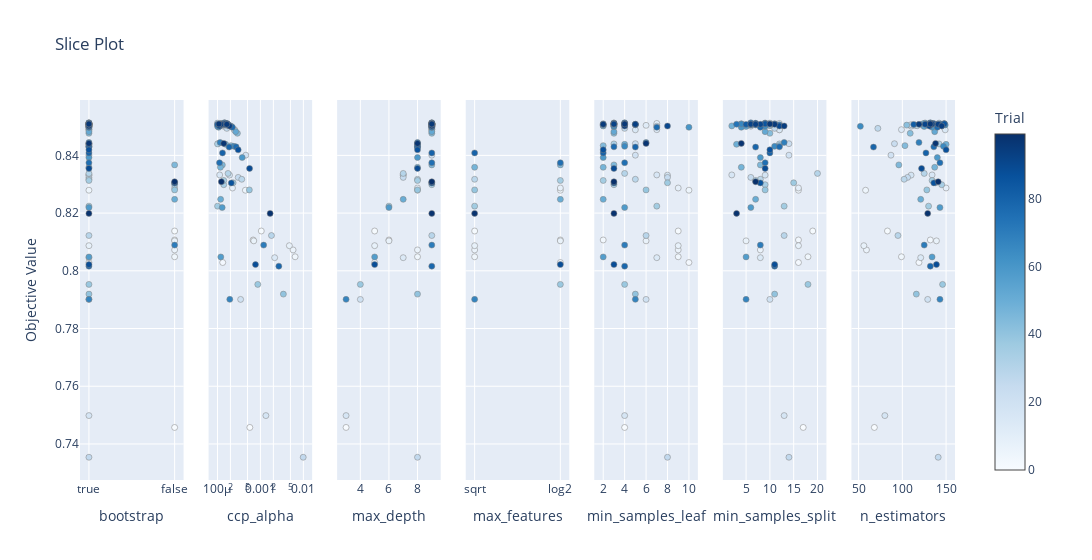

This figure's notebook cell:
### Code cell
optuna.visualization.plot_slice(study_rf_balanced, params=['n_estimators', 'max_depth', 'min_samples_split', 'min_samples_leaf', 'max_features', 'bootstrap', 'ccp_alpha'])
